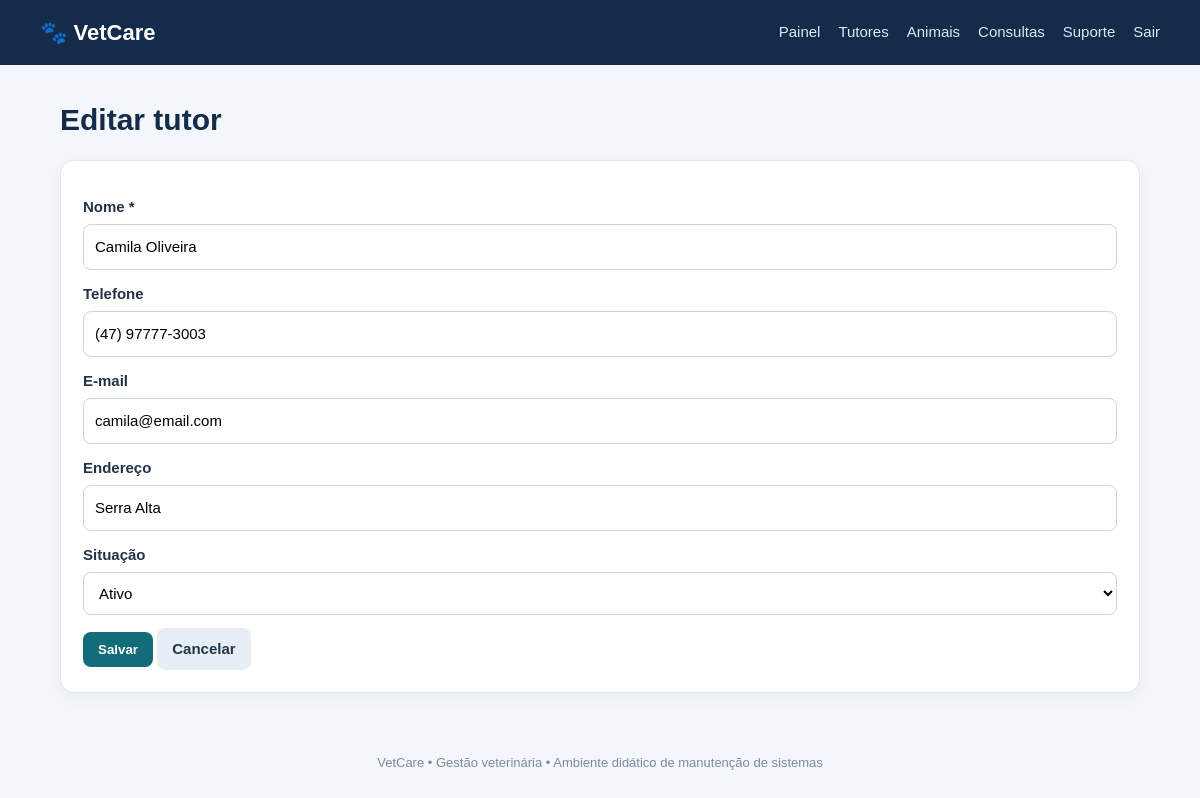
The app's page /tutores/form.php?id=3 (signed in) with its own data.
### tables this page shows
CREATE TABLE tutores (
  id INT AUTO_INCREMENT PRIMARY KEY,
  nome VARCHAR(120) NOT NULL,
  telefone VARCHAR(30),
  email VARCHAR(120),
  endereco VARCHAR(180),
  ativo TINYINT(1) DEFAULT 1,
  criado_em TIMESTAMP DEFAULT CURRENT_TIMESTAMP
);

### tutores/form.php (the view, shortened to what this page needs)
<?php
require_once __DIR__.'/../config/database.php'; require_once __DIR__.'/../config/auth.php'; exigirLogin();
$id=(int)($_GET['id']??0); $r=['nome'=>'','telefone'=>'','email'=>'','endereco'=>'','ativo'=>1];
if($id){$s=$pdo->prepare("SELECT * FROM tutores WHERE id=?");$s->execute([$id]);$r=$s->fetch()?:$r;}
$titulo=$id?'Editar tutor':'Novo tutor';include __DIR__.'/../includes/header.php';
?>
<h1><?=$titulo?></h1><section class="panel">
<form method="post">
<div class="field"><label>Nome *</label><input name="nome" value="<?=htmlspecialchars($r['nome'])?>" required></div>
<div class="field"><label>Telefone</label><input name="telefone" value="<?=htmlspecialchars($r['telefone'])?>"></div>
<div class="field"><label>E-mail</label><input type="email" name="email" value="<?=htmlspecialchars($r['email'])?>"></div>
<div class="field"><label>Endereço</label><input name="endereco" value="<?=htmlspecialchars($r['endereco'])?>"></div>
<?php if($id):?><div class="field"><label>Situação</label><select name="ativo"><option value="1" <?=$r['ativo']?'selected':''?>>Ativo</option><option value="0" <?=!$r['ativo']?'selected':''?>>Inativo</option></select></div><?php endif;?>
<button>Salvar</button> <a class="btn secondary" href="index.php">Cancelar</a>
</form></section><?php include __DIR__.'/../includes/footer.php';?>

### assets/style.css (style rules this page uses)
* { box-sizing:border-box }
body { margin:0;background:#f3f6fa;color:#243247;font:15px/1.5 Arial,sans-serif }
h1 { margin:0 0 8px;color:#142b4a }
.panel,.stat,.login-box { background:white;border:1px solid #e1e8f0;border-radius:14px;padding:22px;box-shadow:0 5px 18px #203c5b0a;margin:18px 0 }
.btn,button { display:inline-block;border:0;border-radius:8px;padding:10px 15px;background:#126c79;color:white;text-decoration:none;cursor:pointer;font-weight:700 }
.btn.secondary { background:#e8eef5;color:#20364e }
form .field { margin:13px 0 }
label { display:block;font-weight:700;margin-bottom:5px }
input,select,textarea { width:100%;padding:11px;border:1px solid #cbd6e2;border-radius:8px;font:inherit;background:#fff }

### records on screen
tutores: nome "Camila Oliveira", telefone "(47) 97777-3003", email "camila@email.com", endereco "Serra Alta", ativo "Ativo"

### other values on screen
$titulo "Editar tutor"
